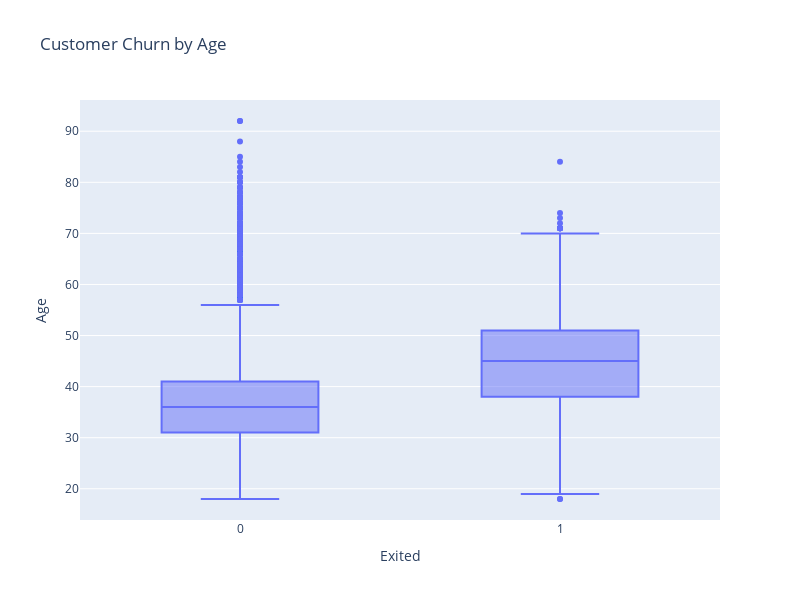

Write notebook code for a chart like this one.
### Code cell
# create an interactive count plot for customer geography
fig = px.box(
    df,
    x="Exited",
    y="Age",
    title="Customer Churn by Age"
)

fig.update_layout(width=800, height=600)
fig.show()

### Figure 1 — Plotly figure (JSON) as saved in the notebook; plotly's stock layout.template omitted (floating-point values rounded to 4 significant figures; data arrays with more than 128 entries replaced by an {"elided": "..."} marker saying what was removed)
{"data": [{"alignmentgroup": "True", "hovertemplate": "Exited=%{x}<br>Age=%{y}<extra></extra>", "legendgroup": "", "marker": {"color": "#636efa"}, "name": "", "notched": false, "offsetgroup": "", "orientation": "v", "showlegend": false, "type": "box", "x": {"elided": "9997 int values"}, "x0": " ", "xaxis": "x", "y": {"elided": "9997 float values"}, "y0": " ", "yaxis": "y"}], "layout": {"boxmode": "group", "height": 600, "legend": {"tracegroupgap": 0}, "title": {"text": "Customer Churn by Age"}, "width": 800, "xaxis": {"anchor": "y", "domain": [0, 1], "title": {"text": "Exited"}}, "yaxis": {"anchor": "x", "domain": [0, 1], "title": {"text": "Age"}}}}
